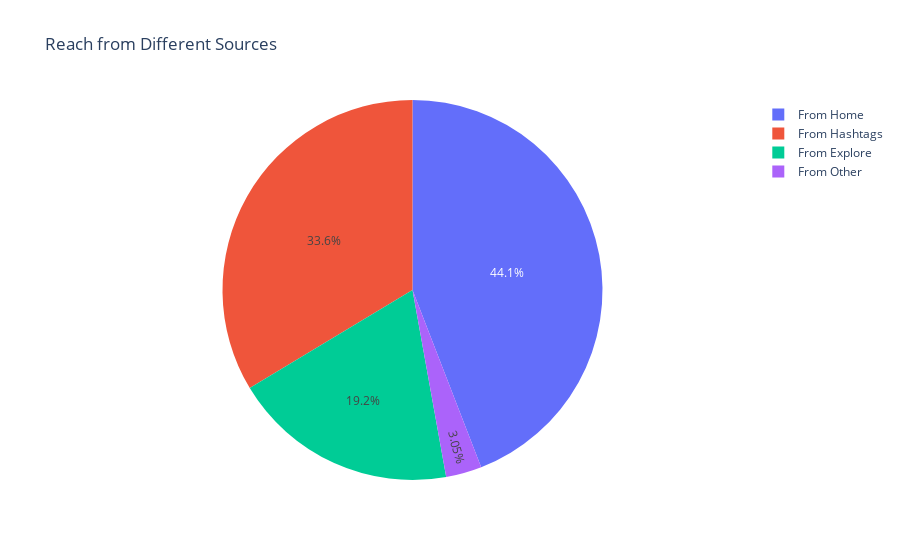

Write notebook code for a chart like this one.
### Code cell
fig = px.pie(reach_data, values=reach_data.values, names=reach_data.index, title='Reach from Different Sources')
fig.show()

### Figure 1 — Plotly figure (JSON) as saved in the notebook; plotly's stock layout.template omitted (floating-point values rounded to 4 significant figures)
{"data": [{"domain": {"x": [0, 1], "y": [0, 1]}, "hovertemplate": "index=%{label}<br>value=%{value}<extra></extra>", "labels": ["From Hashtags", "From Home", "From Other", "From Explore"], "legendgroup": "", "name": "", "showlegend": true, "type": "pie", "values": [224614, 294619, 20360, 128294]}], "layout": {"legend": {"tracegroupgap": 0}, "title": {"text": "Reach from Different Sources"}}}
